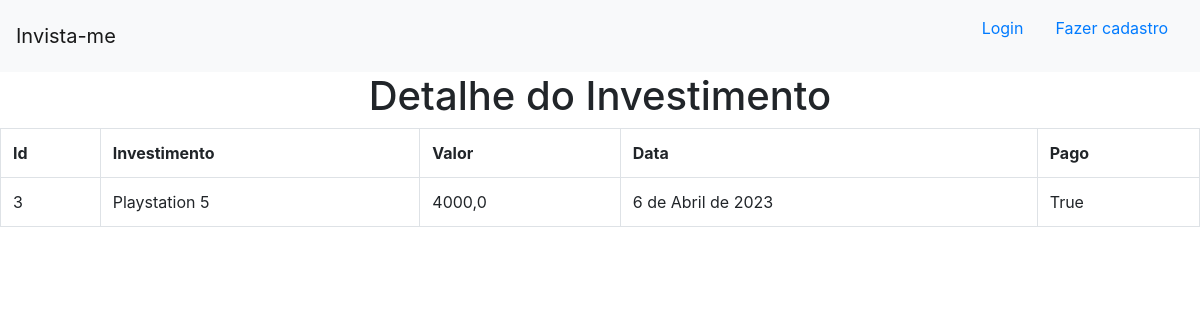
//3, run on the app's committed database.
### invista_me/models.py (models this page shows)
class Investimento(models.Model):
    investimento = models.TextField(max_length=255)
    valor = models.FloatField()
    pago = models.BooleanField()
    data = models.DateField(default=datetime.now)

### invista_me/views.py (the view)
# urls.py: path('/<int:id_investimento>',views.detalhe, name = 'detalhe')
def detalhe(request,id_investimento):
    dados = {
        'dados' : Investimento.objects.get(pk=id_investimento)
    }
    return render(request,'investimentos/detalhe.html',dados)

### invista_me/templates/investimentos/detalhe.html (shortened to what this page needs)
{% extends 'investimentos/base.html' %}
{% block conteudo %}
<h1 style="text-align: center">Detalhe do Investimento</h1>
<table class="table table-hover table-bordered">
    <tr>
        <th>Id</th>
        <th>Investimento</th>
        <th>Valor</th>
        <th>Data</th>
        <th>Pago</th>
    </tr>
    <tr>
        <td>{{dados.id}}</td>
        <td>{{dados.investimento}}</td>
        <td>{{dados.valor}}</td>
        <td>{{dados.data}}</td>
        <td>{{dados.pago}}</td>
    </tr>
</table>
{% endblock %}

### data on the page
Investimento: id "3", investimento "Playstation 5", valor "4000,0", data "6 de Abril de 2023", pago "True"
